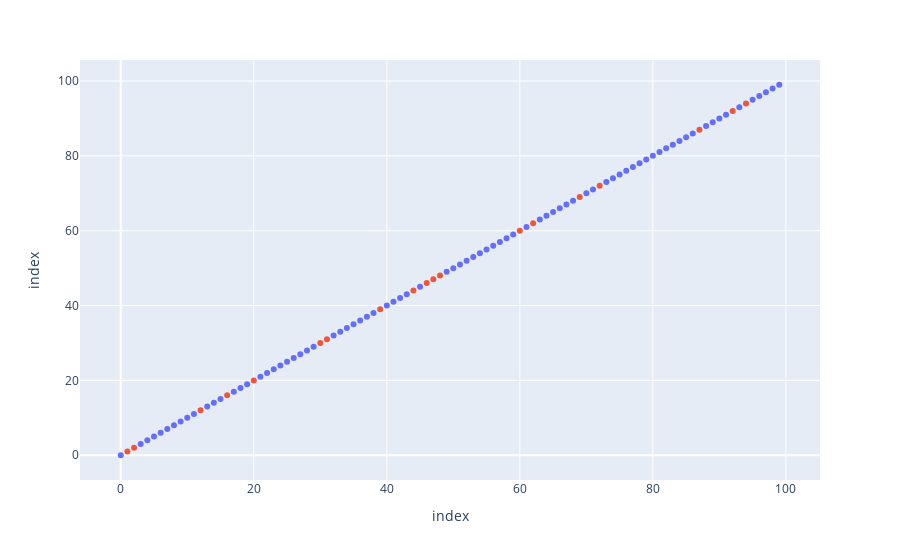

Notebook code for this chart:
### Code cell
import plotly.express as px

df_tracks["label"] = df_tracks["artist"] + " - " + df_tracks["name"]
df_tracks["hover_text"] = df_tracks.index.astype(str) + ": " + df_tracks["label"]

fig = px.scatter(
    df_tracks,
    x=df_tracks.index,
    y=df_tracks.index,
    color="pallen",
    hover_name="hover_text",  # Use custom hover text
    hover_data={  # Hide other hover info
        "name": False,
        "pallen": False,
        df_tracks.index.name: False,  # Hide index name if it has one
    },
)

# Update layout to remove x-axis labels
fig.update_xaxes(showticklabels=True)
fig.update_layout(showlegend=False)

fig.show()

### Figure 1 — Plotly figure (JSON) as saved in the notebook; plotly's stock layout.template omitted (floating-point values rounded to 4 significant figures; data arrays with more than 128 entries replaced by an {"elided": "..."} marker saying what was removed)
{"data": [{"customdata": {"elided": "81x2 mixed values"}, "hovertemplate": "<b>%{hovertext}</b><br><br>index=%{y}<extra></extra>", "hovertext": ["0: Froukje - Als Ik God Was", "3: boygenius, Julien Baker, Phoebe Bridgers, Lucy Dacus - Not Strong Enough", "4: Nothing But Thieves - Overcome", "5: Spinvis - Paradijs", "6: Wende - Het Is Genoeg", "7: Sophie Straat - Mooier Als Je Lacht", "8: Son Mieux - Tonight", "9: Joost - Droom Groot", "10: WIES - Leugenaar II", "11: Nothing But Thieves - Welcome to the DCC", "13: The National - Tropic Morning News", "14: Blur - The Narcissist", "15: Troye Sivan - Rush", "17: Olivia Rodrigo - vampire", "18: De Jeugd Van Tegenwoordig - Ze Is Pas Net Begonnen (Leerstage / Werkstage)", "19: Jungle - Back On 74", "21: Taylor Swift - Is It Over Now? (Taylor's Version) (From The Vault)", "22: Dua Lipa - Dance The Night", "23: Caroline Polachek - Sunset", "24: MEAU - 22", "25: Olivia Rodrigo - bad idea right?", "26: Ski Aggu, Joost, Otto Waalkes - Friesenjung", "27: Elmer - Je Vader", "28: Little Simz - Gorilla", "29: Miley Cyrus - Flowers", "32: Depeche Mode - Ghosts Again", "33: Mitski - My Love Mine All Mine", "34: Slowdive - kisses", "35: Queens of the Stone Age - Paper Machete", "36: Big Thief - Vampire Empire", "37: Bente - Als Ik Met De Wind Kon Dansen", "38: Tom Odell - Black Friday", "40: Paramore - This Is Why", "41: Peggy Gou - (It Goes Like) Nanana", "42: RONDÉ - Break My Heart", "43: Niall Horan - Heaven", "45: Son Mieux - Tell Me More", "49: JOHAN - So It Goes", "50: The Smile - Bending Hectic", "51: Måneskin - HONEY (ARE U COMING?)", "52: Blaudzun - Dreamers", "53: De Staat - Running Backwards Into The Future", "54: Hozier - Eat Your Young", "55: The Rolling Stones, Lady Gaga - Sweet Sounds Of Heaven (feat. Lady Gaga)", "56: Luna Morgenstern - Dance Dance (Don't Go)", "57: Altin Gün - Doktor Civanım", "58: Foo Fighters - Rescued", "59: Loreen - Tattoo", "61: Fred again.., Obongjayar - adore u", "63: IDLES, LCD Soundsystem - Dancer", "64: The Vices - Never Had To Know", "65: Pip Blom - Tiger", "66: The Indien - Be Yours", "67: Doja Cat - Paint The Town Red", "68: Young Marco - What You Say?", "70: Kylie Minogue - Padam Padam", "71: RAYE - Ice Cream Man.", "73: Inhaler - If You’re Gonna Break My Heart", "74: De Toegift - Zo waren de dagen", "75: Elephant, Meskerem Mees - The Morning", "76: Lewis Capaldi - Wish You The Best", "77: Tramhaus - Minus Twenty", "78: David Kushner - Daylight", "79: Gorillaz, Adeleye Omotayo - Silent Running (feat. Adeleye Omotayo)", "80: PJ Harvey - I Inside the Old I Dying", "81: YUNGBLUD - Lowlife", "82: Pitou - Devote", "83: Only The Poets - JUMP!", "84: Wodan Boys - Bells", "85: Metallica - Lux Æterna", "86: The Murder Capital - Return My Head", "88: Goldkimono - Lost Inside My Head", "89: Melle, philine - Old Summers (feat. philine)", "90: Queens of the Stone Age - Carnavoyeur", "91: Robin Kester - Infinity Song", "93: Douwe Bob - This World Is Our Home", "95: Kids With Buns - daughter", "96: Elias Mazian - Te Laat", "97: néomí - your girl", "98: Naaz - BARANA", "99: James Blake - Loading"], "legendgroup": "False", "marker": {"color": "#636efa", "symbol": "circle"}, "mode": "markers", "name": "False", "orientation": "v", "showlegend": true, "type": "scatter", "x": [0, 3, 4, 5, 6, 7, 8, 9, 10, 11, 13, 14, 15, 17, 18, 19, 21, 22, 23, 24, 25, 26, 27, 28, 29, 32, 33, 34, 35, 36, 37, 38, 40, 41, 42, 43, 45, 49, 50, 51, 52, 53, 54, 55, 56, 57, 58, 59, 61, 63, 64, 65, 66, 67, 68, 70, 71, 73, 74, 75, 76, 77, 78, 79, 80, 81, 82, 83, 84, 85, 86, 88, 89, 90, 91, 93, 95, 96, 97, 98, 99], "xaxis": "x", "y": [0, 3, 4, 5, 6, 7, 8, 9, 10, 11, 13, 14, 15, 17, 18, 19, 21, 22, 23, 24, 25, 26, 27, 28, 29, 32, 33, 34, 35, 36, 37, 38, 40, 41, 42, 43, 45, 49, 50, 51, 52, 53, 54, 55, 56, 57, 58, 59, 61, 63, 64, 65, 66, 67, 68, 70, 71, 73, 74, 75, 76, 77, 78, 79, 80, 81, 82, 83, 84, 85, 86, 88, 89, 90, 91, 93, 95, 96, 97, 98, 99], "yaxis": "y"}, {"customdata": [["Naar Het Licht", true], ["What Was I Made For? [From The Motion Picture \"Barbie\"]", true], ["Will Anybody Ever Love Me?", true], ["Say Yes To Heaven", true], ["Rommel", true], ["Fairlies", true], ["Nothing Matters", true], ["Land Dat Niet Bestaat", true], ["Kill Bill", true], ["Houdini", true], ["OMG It's Happening", true], ["De Duck", true], ["ENERGIE", true], ["Lost", true], ["Deep End (Paul’s in Pieces)", true], ["Prada", true], ["needy as hell", true], ["Rumble", true], ["Begin Again", true]], "hovertemplate": "<b>%{hovertext}</b><br><br>index=%{y}<extra></extra>", "hovertext": ["1: Froukje - Naar Het Licht", "2: Billie Eilish - What Was I Made For? [From The Motion Picture \"Barbie\"]", "12: Sufjan Stevens - Will Anybody Ever Love Me?", "16: Lana Del Rey - Say Yes To Heaven", "20: Goldband - Rommel", "30: Grian Chatten - Fairlies", "31: The Last Dinner Party - Nothing Matters", "39: Sef - Land Dat Niet Bestaat", "44: SZA - Kill Bill", "46: Dua Lipa - Houdini", "47: DI-RECT - OMG It's Happening", "48: Prins S. en De Geit - De Duck", "60: Chibi Ichigo, Sophie Straat - ENERGIE", "62: Linkin Park - Lost", "69: The National - Deep End (Paul’s in Pieces)", "72: cassö, RAYE, D-Block Europe - Prada", "87: philine - needy as hell", "92: Skrillex, Fred again.., Flowdan - Rumble", "94: Jessie Ware - Begin Again"], "legendgroup": "True", "marker": {"color": "#EF553B", "symbol": "circle"}, "mode": "markers", "name": "True", "orientation": "v", "showlegend": true, "type": "scatter", "x": [1, 2, 12, 16, 20, 30, 31, 39, 44, 46, 47, 48, 60, 62, 69, 72, 87, 92, 94], "xaxis": "x", "y": [1, 2, 12, 16, 20, 30, 31, 39, 44, 46, 47, 48, 60, 62, 69, 72, 87, 92, 94], "yaxis": "y"}], "layout": {"legend": {"title": {"text": "pallen"}, "tracegroupgap": 0}, "margin": {"t": 60}, "showlegend": false, "xaxis": {"anchor": "y", "domain": [0, 1], "showticklabels": true, "title": {"text": "index"}}, "yaxis": {"anchor": "x", "domain": [0, 1], "title": {"text": "index"}}}}
